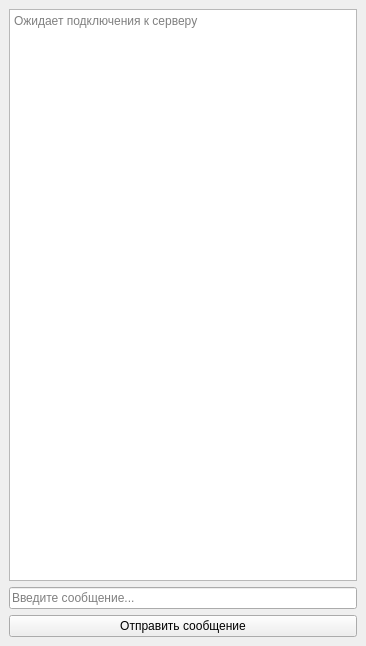
<?xml version="1.0" encoding="UTF-8"?>
<ui version="4.0">
 <class>MainWindow</class>
 <widget class="QMainWindow" name="MainWindow">
  <property name="geometry">
   <rect>
    <x>0</x>
    <y>0</y>
    <width>366</width>
    <height>646</height>
   </rect>
  </property>
  <property name="windowTitle">
   <string>MainWindow</string>
  </property>
  <widget class="QWidget" name="centralwidget">
   <layout class="QVBoxLayout" name="verticalLayout">
    <item>
     <widget class="QPlainTextEdit" name="plainTextEdit">
      <property name="readOnly">
       <bool>true</bool>
      </property>
      <property name="placeholderText">
       <string>Ожидает подключения к серверу</string>
      </property>
     </widget>
    </item>
    <item>
     <widget class="QLineEdit" name="lineEdit">
      <property name="placeholderText">
       <string>Введите сообщение...</string>
      </property>
     </widget>
    </item>
    <item>
     <widget class="QPushButton" name="pushButton">
      <property name="text">
       <string>Отправить сообщение</string>
      </property>
     </widget>
    </item>
   </layout>
  </widget>
 </widget>
 <resources/>
 <connections/>
</ui>
